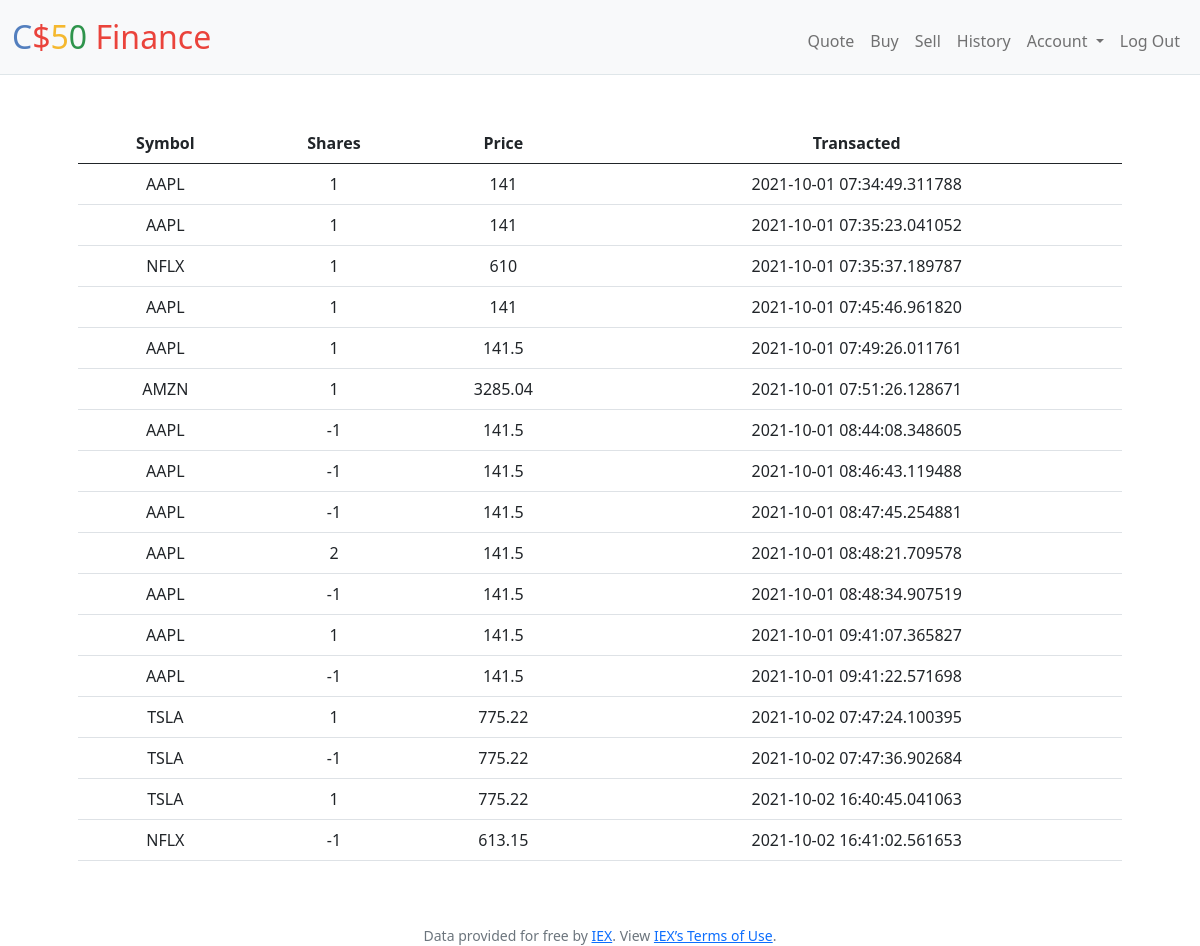
Screenshot of /history (signed in) with the database file from the repository.
### tables this page shows
CREATE TABLE 'Transactions' (
id INTEGER PRIMARY KEY NOT NULL,
user INTEGER NOT NULL,
stock INTEGER NOT NULL,
shares INTEGER NOT NULL,'price' numeric NOT NULL,
timestamp TEXT NOT NULL,
FOREIGN KEY (user) REFERENCES users(id),
FOREIGN KEY (stock) REFERENCES stocks(id)
);

CREATE TABLE stocks (
id INTEGER PRIMARY KEY NOT NULL,
name TEXT NOT NULL,
symbol TEXT NOT NULL
);

### application.py (the view)
@app.route("/history")
@login_required
def history():
    rows = db.execute(
        "SELECT symbol, shares, price, timestamp FROM Transactions JOIN stocks ON Transactions.stock=stocks.id WHERE user=?", session["user_id"])
    return render_template("history.html", rows=rows)

### application.py (called while the page is built)
@app.after_request
def after_request(response):
    response.headers["Cache-Control"] = "no-cache, no-store, must-revalidate"
    response.headers["Expires"] = 0
    response.headers["Pragma"] = "no-cache"
    return response

### helpers.py (called while the page is built)
def login_required(f):
    @wraps(f)
    def decorated_function(*args, **kwargs):
        if session.get("user_id") is None:
            return redirect("/login")
        return f(*args, **kwargs)
    return decorated_function

### templates/history.html (shortened to what this page needs)
{% extends "layout.html" %}
{% block main %}
  <div class="table-responsive">
    <table class="table table-hover">
      <thead>
        <tr>
          <th scope="col">Symbol</th>
          <th scope="col">Shares</th>
          <th scope="col">Price</th>
          <th scope="col">Transacted</th>
        </tr>
      </thead>
      <tbody>
        {% for row in rows %}
        <tr>
          <td>{{ row["symbol"] }}</td>
          <td>{{ row["shares"] }}</td>
          <td>{{ row["price"] }}</td>
          <td>{{ row["timestamp"] }}</td>
        </tr>
        {% endfor %}
      </tbody>
    </table>
  </div>
{% endblock %}

### templates/layout.html (shortened to what this page needs)
<!DOCTYPE html>
<html lang="en">
    <head>
        <link href="https://cdn.jsdelivr.net/npm/bootstrap@5.1.0/dist/css/bootstrap.min.css" rel="stylesheet">
        <link href="/static/styles.css" rel="stylesheet">
    </head>
    <body>
        <nav class="navbar navbar-expand-lg navbar-light bg-light">
          <div class="container-fluid">
            <a class="navbar-brand" href="/"><span class="blue">C</span><span class="red">$</span><span class="yellow">5</span><span class="green">0</span> <span class="red">Finance</span></a>
            <div class="collapse navbar-collapse" id="navbarNav">
              {% if session.user_id %}
                    <ul class="navbar-nav mr-auto mt-2">
                        <li class="nav-item"><a class="nav-link" href="/quote">Quote</a></li>
                        <li class="nav-item"><a class="nav-link" href="/buy">Buy</a></li>
                        <li class="nav-item"><a class="nav-link" href="/sell">Sell</a></li>
                        <li class="nav-item"><a class="nav-link" href="/history">History</a></li>
                        <li class="nav-item dropdown">
                          <a class="nav-link dropdown-toggle" id="navbarDropdownMenuLink" role="button" data-bs-toggle="dropdown" aria-expanded="false">
                            Account
                          </a>
                        </li>
                    </ul>
                    <ul class="navbar-nav ml-auto mt-2">
                        <li class="nav-item"><a class="nav-link" href="/logout">Log Out</a></li>
                    </ul>
                {% else %}
                    <ul class="navbar-nav ml-auto mt-2">
                        <li class="nav-item"><a class="nav-link" href="/register">Register</a></li>
                        <li class="nav-item"><a class="nav-link" href="/login">Log In</a></li>
                    </ul>
                {% endif %}
            </div>
          </div>
        </nav>
        <main class="container p-5">
            {% block main %}{% endblock %}
        </main>
        <footer class="small text-center text-muted">
            Data provided for free by <a href="https://iextrading.com/developer">IEX</a>. View <a href="https://iextrading.com/api-exhibit-a/">IEX’s Terms of Use</a>.
        </footer>
    </body>
</html>

### static/styles.css (style rules this page uses)
nav .navbar-brand { font-size: xx-large; }
nav .navbar-brand .blue { color: #537fbe; }
nav .navbar-brand .red { color: #ea433b; }
nav .navbar-brand .yellow { color: #f5b82e; }
nav .navbar-brand .green { color: #2e944b; }
nav { border-bottom: 1px solid #dfe6e9; }
#navbarNav { justify-content: flex-end; }
main { overflow-x: auto; }
.table-responsive, #quoted, #update-password-head, #apology { text-align: center; }

### rows the page displays
Transactions: symbol "AAPL", shares "1", price "141", timestamp "2021-10-01 07:34:49.311788"
Transactions: symbol "AAPL", shares "1", price "141", timestamp "2021-10-01 07:35:23.041052"
Transactions: symbol "NFLX", shares "1", price "610", timestamp "2021-10-01 07:35:37.189787"
Transactions: symbol "AAPL", shares "1", price "141", timestamp "2021-10-01 07:45:46.961820"
Transactions: symbol "AAPL", shares "1", price "141.5", timestamp "2021-10-01 07:49:26.011761"
Transactions: symbol "AMZN", shares "1", price "3285.04", timestamp "2021-10-01 07:51:26.128671"
Transactions: symbol "AAPL", shares "-1", price "141.5", timestamp "2021-10-01 08:44:08.348605"
Transactions: symbol "AAPL", shares "-1", price "141.5", timestamp "2021-10-01 08:46:43.119488"
Transactions: symbol "AAPL", shares "-1", price "141.5", timestamp "2021-10-01 08:47:45.254881"
Transactions: symbol "AAPL", shares "2", price "141.5", timestamp "2021-10-01 08:48:21.709578"
Transactions: symbol "AAPL", shares "-1", price "141.5", timestamp "2021-10-01 08:48:34.907519"
Transactions: symbol "AAPL", shares "1", price "141.5", timestamp "2021-10-01 09:41:07.365827"
Transactions: symbol "AAPL", shares "-1", price "141.5", timestamp "2021-10-01 09:41:22.571698"
Transactions: symbol "TSLA", shares "1", price "775.22", timestamp "2021-10-02 07:47:24.100395"
Transactions: symbol "TSLA", shares "-1", price "775.22", timestamp "2021-10-02 07:47:36.902684"
Transactions: symbol "TSLA", shares "1", price "775.22", timestamp "2021-10-02 16:40:45.041063"
Transactions: symbol "NFLX", shares "-1", price "613.15", timestamp "2021-10-02 16:41:02.561653"
